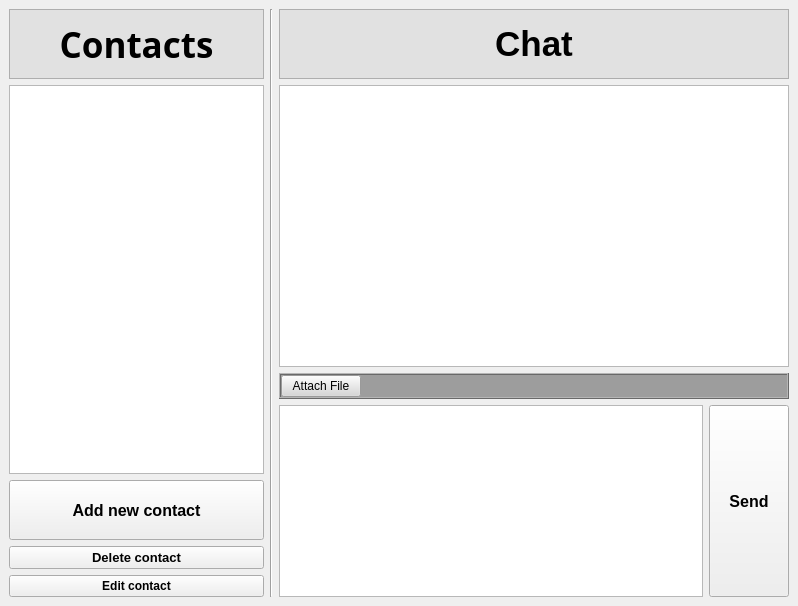
<?xml version="1.0" encoding="UTF-8"?>
<ui version="4.0">
 <class>MainWindow</class>
 <widget class="QMainWindow" name="MainWindow">
  <property name="geometry">
   <rect>
    <x>0</x>
    <y>0</y>
    <width>798</width>
    <height>606</height>
   </rect>
  </property>
  <property name="windowTitle">
   <string>P2P Communicator</string>
  </property>
  <widget class="QWidget" name="centralwidget">
   <property name="minimumSize">
    <size>
     <width>0</width>
     <height>0</height>
    </size>
   </property>
   <layout class="QGridLayout" name="gridLayout">
    <item row="0" column="0">
     <layout class="QHBoxLayout" name="hlApp" stretch="2,2,4">
      <item>
       <layout class="QVBoxLayout" name="vlContacts">
        <item>
         <widget class="QFrame" name="frameContacts">
          <property name="sizePolicy">
           <sizepolicy hsizetype="Ignored" vsizetype="Preferred">
            <horstretch>0</horstretch>
            <verstretch>0</verstretch>
           </sizepolicy>
          </property>
          <property name="minimumSize">
           <size>
            <width>0</width>
            <height>50</height>
           </size>
          </property>
          <property name="styleSheet">
           <string notr="true">background-color: rgb(225, 225, 225);
</string>
          </property>
          <property name="frameShape">
           <enum>QFrame::StyledPanel</enum>
          </property>
          <property name="frameShadow">
           <enum>QFrame::Raised</enum>
          </property>
          <layout class="QHBoxLayout" name="horizontalLayout_2">
           <item>
            <widget class="QLabel" name="lbContacts">
             <property name="sizePolicy">
              <sizepolicy hsizetype="Minimum" vsizetype="Maximum">
               <horstretch>0</horstretch>
               <verstretch>0</verstretch>
              </sizepolicy>
             </property>
             <property name="minimumSize">
              <size>
               <width>0</width>
               <height>50</height>
              </size>
             </property>
             <property name="font">
              <font>
               <family>Sans Serif</family>
               <pointsize>26</pointsize>
               <weight>75</weight>
               <bold>true</bold>
              </font>
             </property>
             <property name="text">
              <string>Contacts</string>
             </property>
             <property name="alignment">
              <set>Qt::AlignCenter</set>
             </property>
            </widget>
           </item>
          </layout>
         </widget>
        </item>
        <item>
         <widget class="QListWidget" name="lwContacts">
          <property name="sizePolicy">
           <sizepolicy hsizetype="Ignored" vsizetype="Expanding">
            <horstretch>0</horstretch>
            <verstretch>0</verstretch>
           </sizepolicy>
          </property>
         </widget>
        </item>
        <item>
         <widget class="QPushButton" name="pbNewContact">
          <property name="sizePolicy">
           <sizepolicy hsizetype="Ignored" vsizetype="Minimum">
            <horstretch>0</horstretch>
            <verstretch>0</verstretch>
           </sizepolicy>
          </property>
          <property name="minimumSize">
           <size>
            <width>0</width>
            <height>60</height>
           </size>
          </property>
          <property name="font">
           <font>
            <pointsize>12</pointsize>
            <weight>75</weight>
            <bold>true</bold>
           </font>
          </property>
          <property name="text">
           <string>Add new contact</string>
          </property>
         </widget>
        </item>
        <item>
         <widget class="QPushButton" name="pbDeleteContact">
          <property name="font">
           <font>
            <pointsize>10</pointsize>
            <weight>75</weight>
            <bold>true</bold>
           </font>
          </property>
          <property name="text">
           <string>Delete contact</string>
          </property>
         </widget>
        </item>
        <item>
         <widget class="QPushButton" name="pbEditContact">
          <property name="font">
           <font>
            <weight>75</weight>
            <bold>true</bold>
           </font>
          </property>
          <property name="text">
           <string>Edit contact</string>
          </property>
         </widget>
        </item>
       </layout>
      </item>
      <item>
       <widget class="Line" name="lineHorizontalSplit">
        <property name="orientation">
         <enum>Qt::Vertical</enum>
        </property>
       </widget>
      </item>
      <item>
       <layout class="QGridLayout" name="glChat" rowstretch="5,1,0" columnstretch="0">
        <item row="2" column="0">
         <layout class="QGridLayout" name="glSend">
          <property name="sizeConstraint">
           <enum>QLayout::SetMinAndMaxSize</enum>
          </property>
          <item row="0" column="0" colspan="2">
           <widget class="QFrame" name="frameSend">
            <property name="minimumSize">
             <size>
              <width>0</width>
              <height>30</height>
             </size>
            </property>
            <property name="styleSheet">
             <string notr="true">background-color: rgb(157, 157, 157);</string>
            </property>
            <property name="frameShape">
             <enum>QFrame::Box</enum>
            </property>
            <property name="frameShadow">
             <enum>QFrame::Raised</enum>
            </property>
            <layout class="QHBoxLayout" name="horizontalLayout_3" stretch="1,9">
             <property name="sizeConstraint">
              <enum>QLayout::SetMinAndMaxSize</enum>
             </property>
             <property name="leftMargin">
              <number>0</number>
             </property>
             <property name="topMargin">
              <number>0</number>
             </property>
             <property name="rightMargin">
              <number>0</number>
             </property>
             <property name="bottomMargin">
              <number>0</number>
             </property>
             <item>
              <widget class="QPushButton" name="pbAttachFile">
               <property name="sizePolicy">
                <sizepolicy hsizetype="Minimum" vsizetype="Maximum">
                 <horstretch>0</horstretch>
                 <verstretch>0</verstretch>
                </sizepolicy>
               </property>
               <property name="styleSheet">
                <string notr="true">background-color: rgb(215, 215, 215);</string>
               </property>
               <property name="text">
                <string>Attach File</string>
               </property>
               <property name="autoDefault">
                <bool>false</bool>
               </property>
               <property name="default">
                <bool>false</bool>
               </property>
               <property name="flat">
                <bool>false</bool>
               </property>
              </widget>
             </item>
             <item>
              <spacer name="horizontalSpacer">
               <property name="orientation">
                <enum>Qt::Horizontal</enum>
               </property>
               <property name="sizeHint" stdset="0">
                <size>
                 <width>40</width>
                 <height>20</height>
                </size>
               </property>
              </spacer>
             </item>
            </layout>
           </widget>
          </item>
          <item row="1" column="1">
           <widget class="QPushButton" name="pbSend">
            <property name="sizePolicy">
             <sizepolicy hsizetype="Minimum" vsizetype="Minimum">
              <horstretch>0</horstretch>
              <verstretch>0</verstretch>
             </sizepolicy>
            </property>
            <property name="minimumSize">
             <size>
              <width>0</width>
              <height>60</height>
             </size>
            </property>
            <property name="font">
             <font>
              <pointsize>12</pointsize>
              <weight>75</weight>
              <bold>true</bold>
             </font>
            </property>
            <property name="text">
             <string>Send</string>
            </property>
           </widget>
          </item>
          <item row="1" column="0">
           <widget class="QTextEdit" name="teSend">
            <property name="sizePolicy">
             <sizepolicy hsizetype="Expanding" vsizetype="Minimum">
              <horstretch>0</horstretch>
              <verstretch>0</verstretch>
             </sizepolicy>
            </property>
            <property name="minimumSize">
             <size>
              <width>0</width>
              <height>10</height>
             </size>
            </property>
            <property name="maximumSize">
             <size>
              <width>16777215</width>
              <height>240</height>
             </size>
            </property>
           </widget>
          </item>
         </layout>
        </item>
        <item row="0" column="0">
         <layout class="QVBoxLayout" name="vlChatMessages" stretch="0">
          <property name="sizeConstraint">
           <enum>QLayout::SetMinAndMaxSize</enum>
          </property>
          <item>
           <widget class="QFrame" name="frameChat">
            <property name="enabled">
             <bool>true</bool>
            </property>
            <property name="sizePolicy">
             <sizepolicy hsizetype="Preferred" vsizetype="Minimum">
              <horstretch>0</horstretch>
              <verstretch>0</verstretch>
             </sizepolicy>
            </property>
            <property name="minimumSize">
             <size>
              <width>0</width>
              <height>50</height>
             </size>
            </property>
            <property name="maximumSize">
             <size>
              <width>16777215</width>
              <height>150</height>
             </size>
            </property>
            <property name="styleSheet">
             <string notr="true">background-color: rgb(225, 225, 225);</string>
            </property>
            <property name="frameShape">
             <enum>QFrame::StyledPanel</enum>
            </property>
            <property name="frameShadow">
             <enum>QFrame::Raised</enum>
            </property>
            <layout class="QHBoxLayout" name="horizontalLayout">
             <property name="sizeConstraint">
              <enum>QLayout::SetMinAndMaxSize</enum>
             </property>
             <item>
              <widget class="QLabel" name="lbChat">
               <property name="sizePolicy">
                <sizepolicy hsizetype="Minimum" vsizetype="Maximum">
                 <horstretch>0</horstretch>
                 <verstretch>0</verstretch>
                </sizepolicy>
               </property>
               <property name="minimumSize">
                <size>
                 <width>0</width>
                 <height>50</height>
                </size>
               </property>
               <property name="font">
                <font>
                 <pointsize>26</pointsize>
                 <weight>75</weight>
                 <bold>true</bold>
                </font>
               </property>
               <property name="text">
                <string>Chat</string>
               </property>
               <property name="alignment">
                <set>Qt::AlignCenter</set>
               </property>
              </widget>
             </item>
            </layout>
           </widget>
          </item>
         </layout>
        </item>
        <item row="1" column="0">
         <widget class="QListView" name="msgListView">
          <property name="minimumSize">
           <size>
            <width>0</width>
            <height>0</height>
           </size>
          </property>
          <property name="styleSheet">
           <string notr="true">QListView{
	show-decoration-selected: 0;
	outline: none;
}

QListView::item{
	padding: 10px;
	border-bottom: 1px dotted rgb(138, 138, 138);
}

QListView::item:selected{
	background-color: rgb(179, 255, 65);
}</string>
          </property>
          <property name="autoScroll">
           <bool>true</bool>
          </property>
          <property name="editTriggers">
           <set>QAbstractItemView::NoEditTriggers</set>
          </property>
          <property name="showDropIndicator" stdset="0">
           <bool>false</bool>
          </property>
          <property name="defaultDropAction">
           <enum>Qt::IgnoreAction</enum>
          </property>
          <property name="selectionMode">
           <enum>QAbstractItemView::NoSelection</enum>
          </property>
          <property name="verticalScrollMode">
           <enum>QAbstractItemView::ScrollPerPixel</enum>
          </property>
         </widget>
        </item>
       </layout>
      </item>
     </layout>
    </item>
   </layout>
  </widget>
 </widget>
 <resources/>
 <connections/>
</ui>
